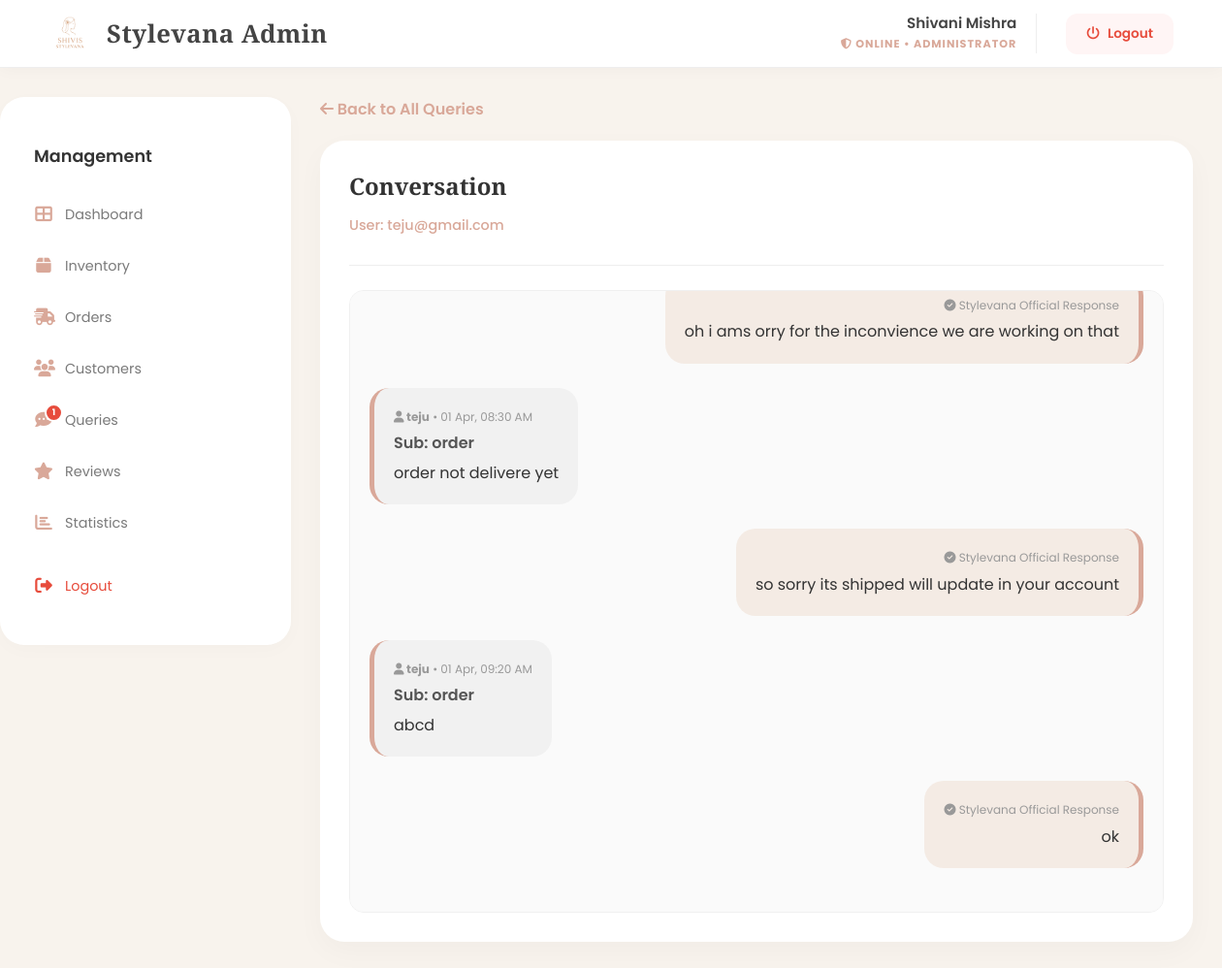
/admin-page/view-query.php?email=teju@gmail.com (signed in), run on the app's committed database.
### tables this page shows
CREATE TABLE `userfeedback` (
  `fid` int NOT NULL AUTO_INCREMENT,
  `name` varchar(100) NOT NULL,
  `gmail` varchar(150) NOT NULL,
  `subject` varchar(255) NOT NULL,
  `message` text NOT NULL,
  `feedback` text,
  `admin_reply` text,
  `submitted_at` timestamp NULL DEFAULT CURRENT_TIMESTAMP,
  PRIMARY KEY (`fid`)
);

### admin-page/view-query.php (the view, shortened to what this page needs)
<?php
$customer_email = $_GET['email'];
?>
<!DOCTYPE html>
<html lang="en">
<head>
    <link rel="stylesheet" href="https://cdnjs.cloudflare.com/ajax/libs/font-awesome/6.0.0-beta3/css/all.min.css">
        <link rel="stylesheet" href="view-query.css" />
</head>
<body>
    <?php include("header.php"); ?>
    <div class="admin-wrapper">
        <?php include("sidebar.php"); ?>
        <main class="main-content">
            <a href="queries.php" class="back-link"><i class="fas fa-arrow-left"></i> Back to All Queries</a>
            <div class="chat-container">
                <div class="chat-header">
                    <h2 style="font-family: 'Playfair Display'; margin: 0;">Conversation</h2>
                    <p style="color: var(--accent); font-size: 0.9rem; font-weight: 500;">User: <?php echo $customer_email; ?></p>
                </div>
                <div class="chat-window" id="chatWindow">
                    <?php
                    $chat_res = mysqli_query($conn, "SELECT * FROM userfeedback WHERE gmail = '$customer_email' ORDER BY submitted_at ASC");
                    if($chat_res && mysqli_num_rows($chat_res) > 0) {
                        while($row = mysqli_fetch_array($chat_res)) {
                        ?>
                            <div class="msg-box user-msg">
                                <small><strong><i class="fas fa-user"></i> <?php echo htmlspecialchars($row['name']); ?></strong> • <?php echo date('d M, h:i A', strtotime($row['submitted_at'])); ?></small>
                                <p style="margin: 5px 0; font-weight: 600; color: #555;">Sub: <?php echo htmlspecialchars($row['subject']); ?></p>
                                <p style="margin: 0;"><?php echo nl2br(htmlspecialchars($row['message'])); ?></p>
                            </div>
                            <?php if(!empty($row['admin_reply'])) { ?>
                                <div class="msg-box admin-msg">
                                    <small><i class="fas fa-check-circle"></i> Stylevana Official Response</small>
                                    <p style="margin: 0;"><?php echo nl2br(htmlspecialchars($row['admin_reply'])); ?></p>
                                </div>
                            <?php } ?>
                        <?php
                        }
                    } else {
                        echo "<div style='text-align:center; margin-top:100px; color:#ccc;'><i class='fas fa-ghost' style='font-size:3rem;'></i><p>No messages found.</p></div>";
                    }
                    ?>
                </div>
            </div>
        </main>
    </div>
</body>
</html>

### admin-page/view-query.css (style rules this page uses)
:root { --accent: #D9A899; --bg: #F8F9FA; --white: #ffffff; }
body { font-family: 'Poppins', sans-serif; margin: 0; background: var(--bg); color: #333; }
.admin-wrapper { display: flex; min-height: 100vh; }
.main-content { flex: 1; padding: 30px; }
.chat-container { background: var(--white); border-radius: 25px; padding: 30px; box-shadow: 0 10px 30px rgba(0,0,0,0.03); max-width: 900px; margin: 0 auto; }
.msg-box { margin-bottom: 25px; padding: 20px; border-radius: 20px; position: relative; line-height: 1.6; max-width: 85%; }
.user-msg { background: #f1f1f1; border-left: 5px solid var(--accent); align-self: flex-start; }
.admin-msg { background: #F4EBE4; border-right: 5px solid var(--accent); margin-left: auto; text-align: right; }
.chat-window { height: 600px; overflow-y: auto; padding: 20px; display: flex; flex-direction: column; border: 1px solid #f0f0f0; border-radius: 15px; background: #fafafa; }
.back-link { text-decoration: none; color: var(--accent); font-weight: 600; display: inline-block; margin-bottom: 20px; transition: 0.3s; }
small { color: #999; font-size: 0.75rem; display: block; margin-bottom: 5px; }
.chat-header { margin-bottom: 25px; border-bottom: 1px solid #eee; padding-bottom: 15px; }

### admin-page/header.php (style rules this page uses)
:root { --bg: #F8F3ED; --rose: #D9A899; --white: #fff; --text: #444; --gray: #7A7A7A; --red: #e74c3c; }

### data on the page
userfeedback: admin_reply "oh i ams orry for the inconvience we are working on that"
userfeedback: name "teju", submitted_at "01 Apr, 08:30 AM", subject "order", message "order not delivere yet", admin_reply "so sorry its shipped will update in your account"
userfeedback: name "teju", submitted_at "01 Apr, 09:20 AM", subject "order", message "abcd", admin_reply "ok"

### other printed values
$pending_count "1"
$customer_email "teju@gmail.com"
